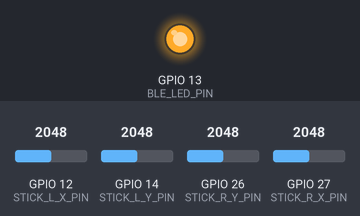
This sketch was run on a simulated ESP32. On the bench: output pins drawn as LEDs (lit = HIGH). The inputs (shaded band) are chosen by the test bench; at power-on: GPIO 12 (STICK_L_X_PIN) = 2048, GPIO 14 (STICK_L_Y_PIN) = 2048, GPIO 26 (STICK_R_Y_PIN) = 2048, GPIO 27 (STICK_R_X_PIN) = 2048. USB keyboard and mouse output is not drawn; what the sketch prints to the serial monitor is not drawn.

Above: at 0.1 s.
Timing chart, 0 to 1.6 s (numbered marks = the images above):
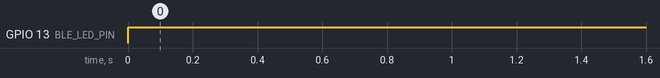

Measured:
- by itself, GPIO 13 (BLE_LED_PIN): LOW → HIGH at 0.00 s

The sketch:

Controller_arduino.ino
```cpp
#include <Arduino.h>
#include <BleGamepad.h>

#define STICK_L_X_PIN 12
#define STICK_L_Y_PIN 14
#define STICK_R_X_PIN 27
#define STICK_R_Y_PIN 26
#define BLE_LED_PIN 13
#define BLINK_INTERVAL 1000

int passedMillis = 0;
BleGamepad bleGamepad("Orava's Wireless Gamepad", "Oravagamer", 100);
int LStickX = 0;
int LStickY = 0;
int RStickX = 0;
int RStickY = 0;

void setup() {
  Serial.begin(115200);
  pinMode(BLE_LED_PIN, OUTPUT);
  digitalWrite(BLE_LED_PIN, LOW);
  Serial.println("Starting BLE work!");
  bleGamepad.begin();
}

void loop() {
  LStickX = analogRead(STICK_L_X_PIN);
  LStickY = analogRead(STICK_L_Y_PIN);
  RStickX = analogRead(STICK_R_X_PIN);
  RStickY = analogRead(STICK_R_Y_PIN);

  if (bleGamepad.isConnected()) {
    digitalWrite(BLE_LED_PIN, HIGH);
    bleGamepad.setLeftThumb(map(LStickX, 0, 4095, 0, 32767), map(LStickY, 0, 4095, 0, 32767));
    bleGamepad.setRightThumb(map(RStickX, 0, 4095, 0, 32767), map(RStickY, 0, 4095, 0, 32767));
    bleGamepad.setLeftTrigger(map(RStickY, 0, 4095, 0, 32767));

  } else {
    int currentMillis = millis();
    if (currentMillis - passedMillis >= BLINK_INTERVAL) {
      digitalWrite(BLE_LED_PIN, !digitalRead(BLE_LED_PIN));
      passedMillis = currentMillis;
    }
  }
}
```
